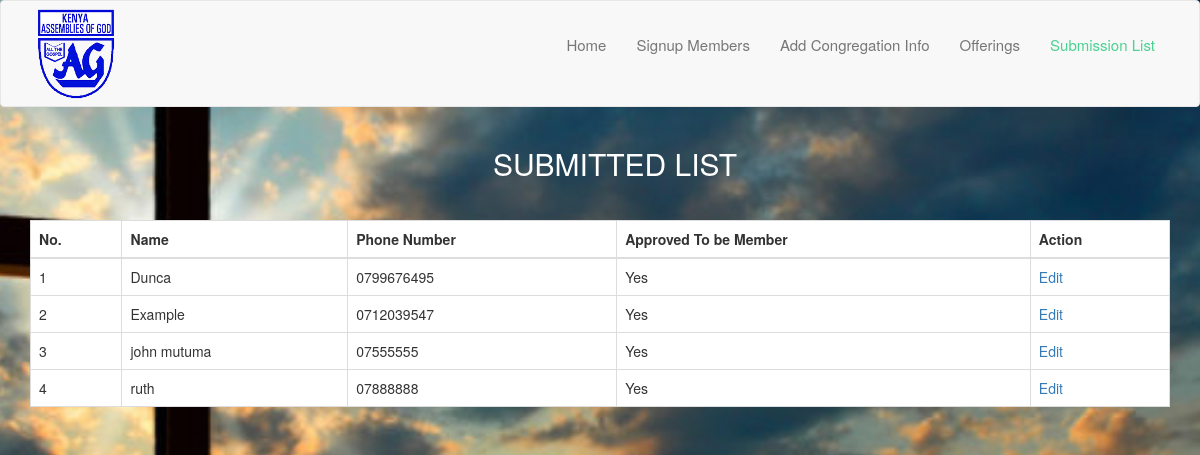
The app's page /adminkag/view.php with its own data.
### tables this page shows
CREATE TABLE `form` (
  `id` int(11) NOT NULL,
  `datesubmit` varchar(128) NOT NULL,
  `username` varchar(128) NOT NULL,
  `phone` varchar(128) NOT NULL,
  `address` varchar(128) NOT NULL,
  `plot` varchar(128) NOT NULL,
  `housenumber` varchar(128) NOT NULL,
  `datesaved` varchar(128) NOT NULL,
  `water` varchar(128) NOT NULL,
  `holyspirit` varchar(128) NOT NULL,
  `baptized` varchar(128) NOT NULL,
  `tithe` varchar(128) NOT NULL,
  `teachings` varchar(128) NOT NULL,
  `attend` varchar(128) NOT NULL,
  `participate` varchar(128) NOT NULL,
  `cell` varchar(128) NOT NULL,
  `support` varchar(128) NOT NULL,
  `mission` varchar(128) NOT NULL,
  `mobilize` varchar(128) NOT NULL,
  `datewater` varchar(128) NOT NULL,
  `approved` varchar(128) NOT NULL
);

### adminkag/view.php (the view, shortened to what this page needs)
<?php
$db = mysqli_connect('localhost', 'root', '', 'parish');
$sql = "SELECT * FROM form order by username";
$result1 = $db->query($sql);
?>
<!DOCTYPE html>
<html>
<head>
  <link rel="stylesheet" type="text/css" href="style.css">
    <link rel="stylesheet" href="css/styles-merged.css">
    <link rel="stylesheet" type="text/css" href="../css/style.css">
    <link rel="stylesheet" href="css/style.min.css">
    <link rel="stylesheet" href="css/custom.css">
    <link rel="stylesheet" type="text/css" href="css/vendor/bootstrap.min.css">
    <link rel="stylesheet" type="text/css" href="css/vendor/icomoon.css">
</head>
<body>
  <nav class="navbar navbar-default probootstrap-navbar">
        <div class="container">
          <div class="navbar-header">
            <img src="img.png" alt="KAG church">
          </div>
          <div id="navbar-collapse" class="navbar-collapse collapse">
            <ul class="nav navbar-nav navbar-right">
              <li><a href="index.php">Home</a></li>
              <li><a href="signup/signup.php">Signup Members</a></li>
              <li><a href="input/input.php">Add Congregation Info</a></li>
              <li><a href="offering/offering.php">Offerings</a></li>
              <li class="active"><a href="view.php">Submission List</a></li>
                                    </div>
                                  </div>
      </nav>
      <div class="container">
       <div class="container">
          <div class="row">
            <div class="col-md-12 ">
              <h2 style="color: white; text-align: center; ">SUBMITTED LIST</h2>
            </div>
          </div>
        </div>
<table style="background-color: white;" class="table table-bordered">
    <thead>
      <th>No.</th>
      <th>Name</th>
      <th>Phone Number</th>
      <th>Approved To be Member</th>
      <th>Action</th>
    </thead>
<tbody>
  <?php
  $i=1;
   while($mbers = mysqli_fetch_assoc($result1)) : ?>
          <tr>
             <td> <?php
                echo $i;
                $i++;
                   ?>
             </td>
             <td><?php echo $mbers['username']; ?></td>
            <td><?php echo $mbers['phone']; ?></td>
            <td><?php echo $mbers['approved']; ?></td>
            <td>
            <a href="vieweach.php?edit=<?php echo $mbers['id']; ?>" onclick="return confirm('Edit Details of selected Member?')">Edit</a>
          </td>
          </tr>
  <?php endwhile; ?>
</tbody>
 </table>
</div>
</body>
</html>

### adminkag/style.css (style rules this page uses)
body { font-size: 19px; }
table { width: 50%; margin: 30px auto; border-collapse: collapse; text-align: left; }
tr { border-bottom: 1px solid #cbcbcb; }
th,td { border:none; height: 30px; padding: 2px; }

### adminkag/css/custom.css (style rules this page uses)
body { background: url(../wallpaper.jpg) no-repeat center center fixed; background-size: cover; height: 100%; overflow: hidden; }
table { background-color: white; }

### records on screen
form: username "Dunca", phone "0799676495", approved "Yes"
form: username "Example", phone "0712039547", approved "Yes"
form: username "john mutuma", phone "07555555", approved "Yes"
form: username "ruth", phone "07888888", approved "Yes"
